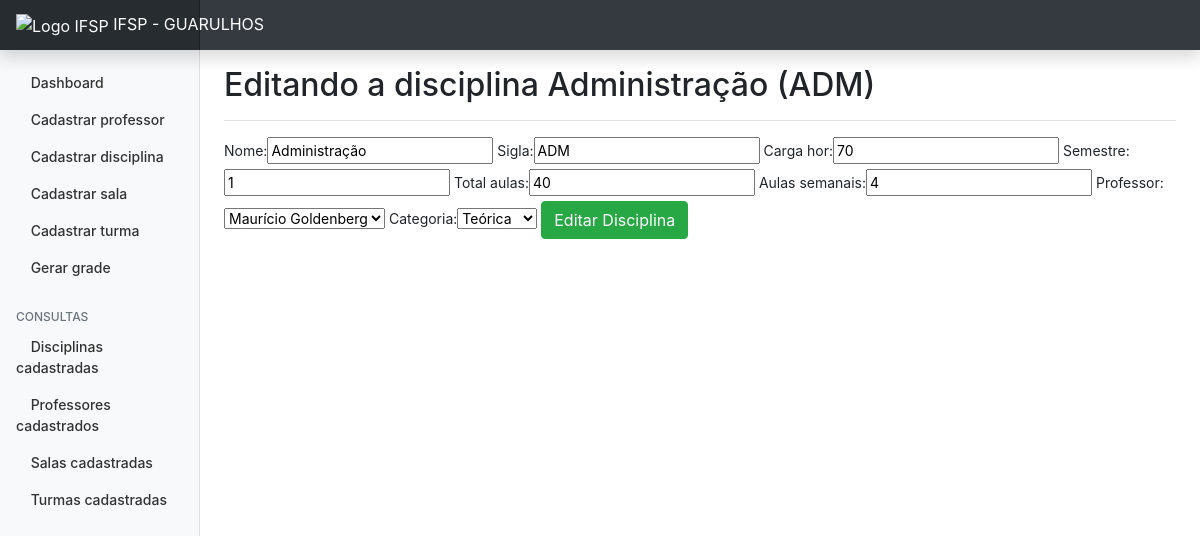
The app's page /disciplinas/editadisciplina/5 with its own data.
### disciplinas/models.py (models this page shows, shortened)
class Disciplina(models.Model):
    STATUS_CHOICES = (
        ("1", "Ativo"),
        ("2", "Inativo"),
    )
    CATEGORY_CHOICES = (
        ("1", "Teórica"),
        ("2", "Prática")
    )
    nome = models.CharField(max_length=150, blank=False, null=False)
    sigla = models.CharField(max_length=15, blank=False, null=False)
    carga_hor = models.IntegerField(blank=False, null=False)
    semestre = models.IntegerField(blank=False, null=False)
    total_aulas = models.IntegerField(blank=False, null=False)
    aulas_semanais = models.IntegerField(blank=False, null=False)
    status = models.CharField(max_length=1, choices=STATUS_CHOICES, blank=True, default=1)
    professor = models.ForeignKey(Professor, on_delete=models.CASCADE, null=True, blank=True)
    criado_em = models.DateTimeField(auto_now_add=True)
    atualizado_em = models.DateTimeField(auto_now=True)
    categoria = models.CharField(max_length=1, choices=CATEGORY_CHOICES)

### professores/models.py (models this page shows)
class Professor(models.Model):
    STATUS_CHOICES = (
        ("1", "Ativo"),
        ("2", "Inativo"),
    )
    nome = models.CharField(max_length=150, blank=False, null=True)
    matricula = models.CharField(max_length=30, blank=False, null=False, unique=True)
    email = models.CharField(max_length=100)
    jornada_sem = models.IntegerField(blank=False)
    max_aulas_dia = models.IntegerField(blank=False)
    status = models.CharField(max_length=1, choices=STATUS_CHOICES, blank=True, default=1)
    criado_em = models.DateTimeField(auto_now_add=True)
    atualizado_em = models.DateTimeField(auto_now=True)
    def __str__(self):
        return self.nome

### disciplinas/views.py (the view)
# urls.py: path('editadisciplina/<int:id>', views.editaDisciplina, name='edita-disciplina'),
def editaDisciplina(request, id):
    disciplina = get_object_or_404(Disciplina, pk=id)
    form = DisciplinaForm(instance=disciplina)
    if request.method == 'POST':
        form = DisciplinaForm(request.POST, instance=disciplina)
        if form.is_valid():
            disciplina.save()
            return redirect('/')
        else:
            return render(request, 'disciplinas/editadisciplina.html', {'form': form, 'disciplina': disciplina})
    else:
        return render(request, 'disciplinas/editadisciplina.html', {'form': form, 'disciplina': disciplina})

### disciplinas/forms.py
class DisciplinaForm(forms.ModelForm):
    class Meta:
        model = Disciplina
        fields = ('nome', 'sigla', 'carga_hor', 'semestre', 'total_aulas', 'aulas_semanais', 'professor', 'categoria')

### disciplinas/templates/disciplinas/editadisciplina.html (shortened to what this page needs)
{% extends 'base.html' %}
{% load bootstrap %}
{% block content %}
<div class="d-flex justify-content-between flex-wrap flex-md-nowrap align-items-center pt-3 pb-2 mb-3 border-bottom">
    <h1 class="h2">Editando a disciplina {{ disciplina.nome }} ({{disciplina.sigla}})</h1>
  </div>
    <form method="POST">
         {{form|bootstrap}}
        <input type="submit" class="btn btn-success" value="Editar Disciplina">
    </form>
        <br>
{% endblock %}

### dashboard/static/css/style.css (style rules this page uses)
body { font-size: .875rem; }

### records on screen
Disciplina: nome "Administração", sigla "ADM", carga_hor "70", semestre "1", total_aulas "40", aulas_semanais "4", professor "Maurício Goldenberg", categoria "Teórica"
